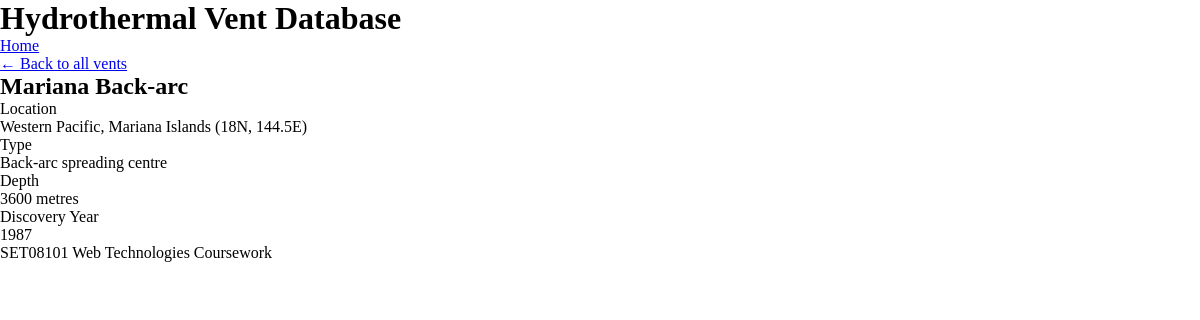
The page /vent.php?id=4 on the database its author committed.
### tables this page shows
CREATE TABLE vents (
    id INT AUTO_INCREMENT PRIMARY KEY,
    name VARCHAR(100) NOT NULL,
    location VARCHAR(200) NOT NULL,
    type VARCHAR(50) NOT NULL,
    depth_metres INT NOT NULL,
    discovery_year INT NOT NULL
);

### includes/config.php (called while the page is built, shortened)
<?php
function e($string) {
    return htmlspecialchars($string, ENT_QUOTES, 'UTF-8');
}

### vent.php (the view, shortened to what this page needs)
<?php
$ventId = (int)$_GET['id'];
$pdo = getDbConnection();
$stmt = $pdo->prepare('SELECT id, name, location, type, depth_metres, discovery_year FROM vents WHERE id = ?');
$stmt->execute([$ventId]);
$vent = $stmt->fetch();
require_once 'includes/header.php';
?>
<p><a href="index.php">&larr; Back to all vents</a></p>
<h2><?php echo e($vent['name']); ?></h2>
<dl>
    <dt>Location</dt>
    <dd><?php echo e($vent['location']); ?></dd>
    <dt>Type</dt>
    <dd><?php echo e($vent['type']); ?></dd>
    <dt>Depth</dt>
    <dd><?php echo e($vent['depth_metres']); ?> metres</dd>
    <dt>Discovery Year</dt>
    <dd><?php echo e($vent['discovery_year']); ?></dd>
</dl>
<?php require_once 'includes/footer.php'; ?>

### rows shown on the page
vents: name "Mariana Back-arc", location "Western Pacific, Mariana Islands (18N, 144.5E)", type "Back-arc spreading centre", depth_metres "3600", discovery_year "1987"
